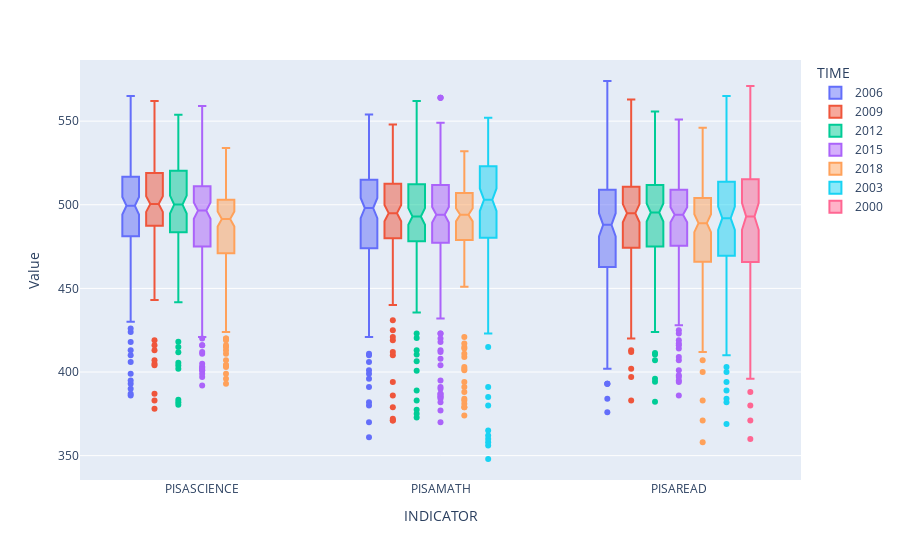

The notebook cell this image was saved under:
### Code cell
fig = px.box(df, x="INDICATOR", y="Value", color="TIME", notched=True)
fig.show()

### Figure 1 — Plotly figure (JSON) as saved in the notebook; plotly's stock layout.template omitted (floating-point values rounded to 4 significant figures; data arrays with more than 128 entries replaced by an {"elided": "..."} marker saying what was removed)
{"data": [{"alignmentgroup": "True", "hovertemplate": "TIME=2006<br>INDICATOR=%{x}<br>Value=%{y}<extra></extra>", "legendgroup": "2006", "marker": {"color": "#636efa"}, "name": "2006", "notched": true, "offsetgroup": "2006", "orientation": "v", "showlegend": true, "type": "box", "x": {"elided": "335 str values"}, "x0": " ", "xaxis": "x", "y": {"elided": "335 float values"}, "y0": " ", "yaxis": "y"}, {"alignmentgroup": "True", "hovertemplate": "TIME=2009<br>INDICATOR=%{x}<br>Value=%{y}<extra></extra>", "legendgroup": "2009", "marker": {"color": "#EF553B"}, "name": "2009", "notched": true, "offsetgroup": "2009", "orientation": "v", "showlegend": true, "type": "box", "x": {"elided": "335 str values"}, "x0": " ", "xaxis": "x", "y": {"elided": "335 float values"}, "y0": " ", "yaxis": "y"}, {"alignmentgroup": "True", "hovertemplate": "TIME=2012<br>INDICATOR=%{x}<br>Value=%{y}<extra></extra>", "legendgroup": "2012", "marker": {"color": "#00cc96"}, "name": "2012", "notched": true, "offsetgroup": "2012", "orientation": "v", "showlegend": true, "type": "box", "x": {"elided": "345 str values"}, "x0": " ", "xaxis": "x", "y": {"elided": "345 float values"}, "y0": " ", "yaxis": "y"}, {"alignmentgroup": "True", "hovertemplate": "TIME=2015<br>INDICATOR=%{x}<br>Value=%{y}<extra></extra>", "legendgroup": "2015", "marker": {"color": "#ab63fa"}, "name": "2015", "notched": true, "offsetgroup": "2015", "orientation": "v", "showlegend": true, "type": "box", "x": {"elided": "404 str values"}, "x0": " ", "xaxis": "x", "y": {"elided": "404 int values"}, "y0": " ", "yaxis": "y"}, {"alignmentgroup": "True", "hovertemplate": "TIME=2018<br>INDICATOR=%{x}<br>Value=%{y}<extra></extra>", "legendgroup": "2018", "marker": {"color": "#FFA15A"}, "name": "2018", "notched": true, "offsetgroup": "2018", "orientation": "v", "showlegend": true, "type": "box", "x": {"elided": "375 str values"}, "x0": " ", "xaxis": "x", "y": {"elided": "375 int values"}, "y0": " ", "yaxis": "y"}, {"alignmentgroup": "True", "hovertemplate": "TIME=2003<br>INDICATOR=%{x}<br>Value=%{y}<extra></extra>", "legendgroup": "2003", "marker": {"color": "#19d3f3"}, "name": "2003", "notched": true, "offsetgroup": "2003", "orientation": "v", "showlegend": true, "type": "box", "x": {"elided": "198 str values"}, "x0": " ", "xaxis": "x", "y": {"elided": "198 float values"}, "y0": " ", "yaxis": "y"}, {"alignmentgroup": "True", "hovertemplate": "TIME=2000<br>INDICATOR=%{x}<br>Value=%{y}<extra></extra>", "legendgroup": "2000", "marker": {"color": "#FF6692"}, "name": "2000", "notched": true, "offsetgroup": "2000", "orientation": "v", "showlegend": true, "type": "box", "x": ["PISAREAD", "PISAREAD", "PISAREAD", "PISAREAD", "PISAREAD", "PISAREAD", "PISAREAD", "PISAREAD", "PISAREAD", "PISAREAD", "PISAREAD", "PISAREAD", "PISAREAD", "PISAREAD", "PISAREAD", "PISAREAD", "PISAREAD", "PISAREAD", "PISAREAD", "PISAREAD", "PISAREAD", "PISAREAD", "PISAREAD", "PISAREAD", "PISAREAD", "PISAREAD", "PISAREAD", "PISAREAD", "PISAREAD", "PISAREAD", "PISAREAD", "PISAREAD", "PISAREAD", "PISAREAD", "PISAREAD", "PISAREAD", "PISAREAD", "PISAREAD", "PISAREAD", "PISAREAD", "PISAREAD", "PISAREAD", "PISAREAD", "PISAREAD", "PISAREAD", "PISAREAD", "PISAREAD", "PISAREAD", "PISAREAD", "PISAREAD", "PISAREAD", "PISAREAD", "PISAREAD", "PISAREAD", "PISAREAD", "PISAREAD", "PISAREAD", "PISAREAD", "PISAREAD", "PISAREAD", "PISAREAD", "PISAREAD", "PISAREAD", "PISAREAD", "PISAREAD", "PISAREAD", "PISAREAD", "PISAREAD", "PISAREAD", "PISAREAD", "PISAREAD", "PISAREAD", "PISAREAD", "PISAREAD", "PISAREAD", "PISAREAD", "PISAREAD", "PISAREAD", "PISAREAD", "PISAREAD", "PISAREAD", "PISAREAD", "PISAREAD", "PISAREAD", "PISAREAD", "PISAREAD", "PISAREAD", "PISAREAD", "PISAREAD", "PISAREAD", "PISAREAD", "PISAREAD", "PISAREAD", "PISAREAD", "PISAREAD"], "x0": " ", "xaxis": "x", "y": [513, 546, 476, 509, 492, 525, 519, 551, 473, 510, 485, 510, 520, 571, 490, 519, 468, 502, 456, 493, 465, 496, 488, 528, 513, 542, 469, 507, 507, 537, 519, 533, 429, 456, 411, 432, 507, 553, 486, 529, 461, 497, 458, 482, 481, 505, 499, 536, 480, 510, 490, 518, 388, 404, 396, 421, 360, 380, 444, 459, 443, 481, 479.6, 510.8, 528, 492, 507, 534, 492, 497, 546, 505, 484, 474, 480, 507, 527, 487, 522, 525, 422, 529, 505, 479, 470, 493, 516, 494, 504, 396, 410, 371, 452, 458, 462], "y0": " ", "yaxis": "y"}], "layout": {"boxmode": "group", "legend": {"title": {"text": "TIME"}, "tracegroupgap": 0}, "margin": {"t": 60}, "xaxis": {"anchor": "y", "domain": [0, 1], "title": {"text": "INDICATOR"}}, "yaxis": {"anchor": "x", "domain": [0, 1], "title": {"text": "Value"}}}}
